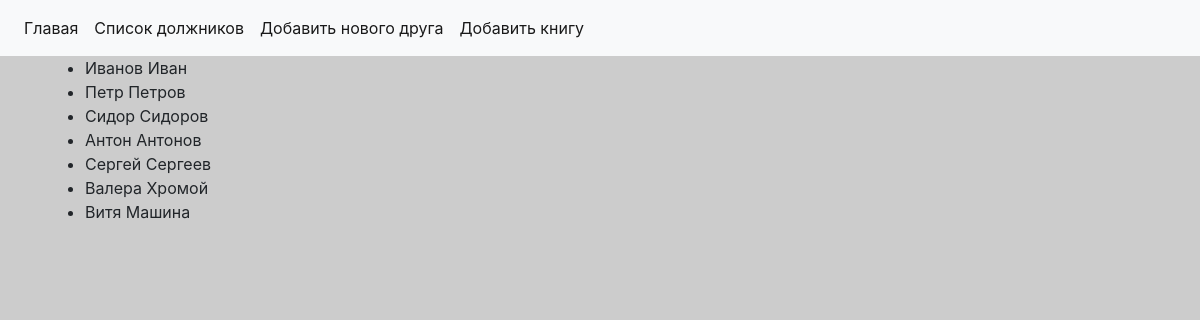
Page /friends/ on the committed database.
### p_library/models.py (models this page shows, shortened)
class Friend(models.Model):
    f_name = models.CharField(max_length=128, verbose_name='Имя друга')

### p_library/views.py (the view)
# urls.py: path('friends/', FriendList.as_view(), name='friend_list'),
class FriendList(ListView):
    model = Friend
    template_name = 'friend_list.html'
    extra_context = {'title': 'Список друзей'}

### p_library/templates/friend_list.html (shortened to what this page needs)
{% extends 'base.html' %}
{% block content %}
	<ul>
		{% for friend in object_list %}
		    <li>{{ friend.f_name }}</li>
		{% endfor %}
	</ul>
{% endblock %}

### static/css/style.css (style rules this page uses)
body { background-color:#ccc; }

### rows in the picture
Friend: f_name "Иванов Иван"
Friend: f_name "Петр Петров"
Friend: f_name "Сидор Сидоров"
Friend: f_name "Антон Антонов"
Friend: f_name "Сергей Сергеев"
Friend: f_name "Валера Хромой"
Friend: f_name "Витя Машина"
